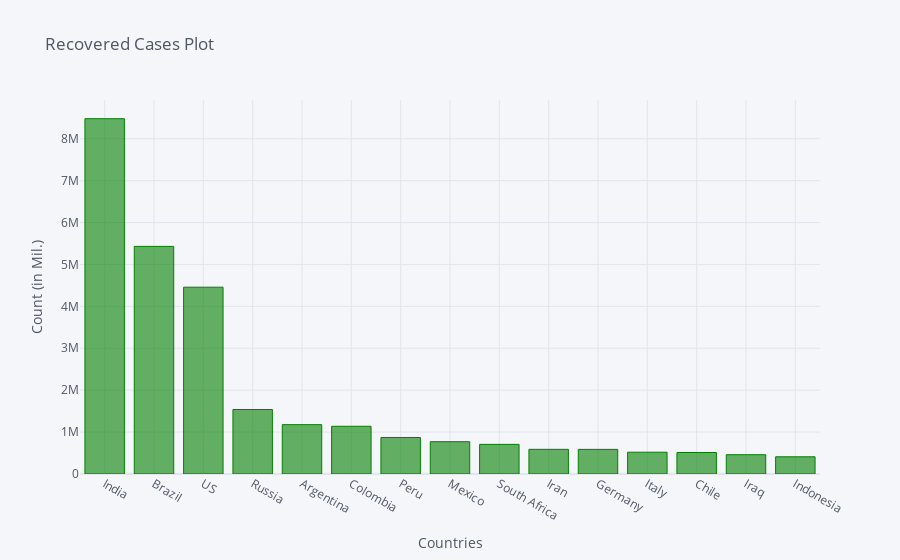

The notebook cell saved with this chart:
### Code cell
recovered_df2_plot.iplot(kind='bar', x='Country/Region', y='11/20/20',color='green',
                         title='Recovered Cases Plot',xTitle='Countries',yTitle='Count (in Mil.)')

### Figure 1 — Plotly figure (JSON) as saved in the notebook; plotly's stock layout.template omitted (floating-point values rounded to 4 significant figures)
{"data": [{"marker": {"color": "rgba(0, 128, 0, 0.6)", "line": {"color": "rgba(0, 128, 0, 1.0)", "width": 1}}, "name": "11/20/20", "orientation": "v", "text": "", "type": "bar", "x": ["India", "Brazil", "US", "Russia", "Argentina", "Colombia", "Peru", "Mexico", "South Africa", "Iran", "Germany", "Italy", "Chile", "Iraq", "Indonesia"], "y": [8478124, 5430896, 4457930, 1539352, 1177819, 1138581, 871534, 770728, 707040, 589025, 587780, 520022, 512927, 460394, 410552]}], "layout": {"legend": {"bgcolor": "#F5F6F9", "font": {"color": "#4D5663"}}, "paper_bgcolor": "#F5F6F9", "plot_bgcolor": "#F5F6F9", "title": {"font": {"color": "#4D5663"}, "text": "Recovered Cases Plot"}, "xaxis": {"gridcolor": "#E1E5ED", "showgrid": true, "tickfont": {"color": "#4D5663"}, "title": {"font": {"color": "#4D5663"}, "text": "Countries"}, "zerolinecolor": "#E1E5ED"}, "yaxis": {"gridcolor": "#E1E5ED", "showgrid": true, "tickfont": {"color": "#4D5663"}, "title": {"font": {"color": "#4D5663"}, "text": "Count (in Mil.)"}, "zerolinecolor": "#E1E5ED"}}}
